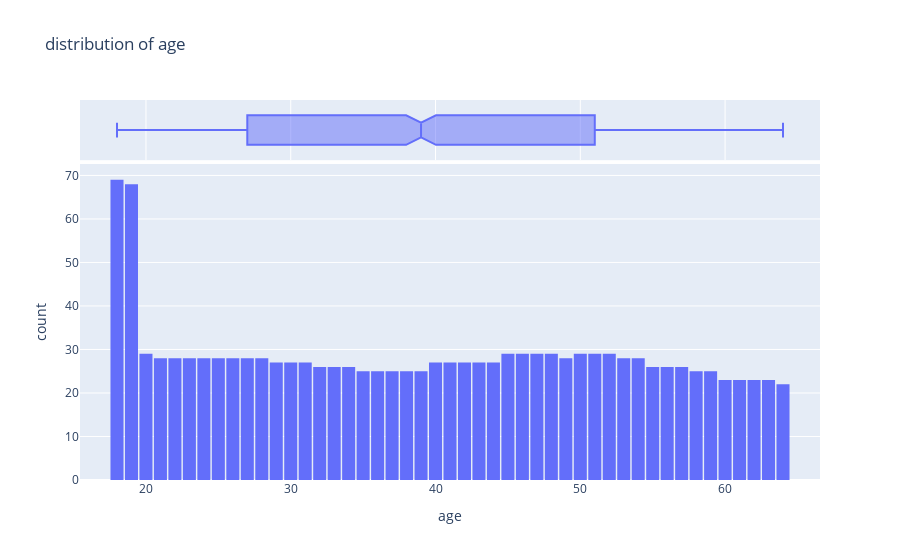

Notebook code for this chart:
### Code cell
fig = px.histogram(df, x='age', marginal='box', nbins=47, title="distribution of age")
fig.update_layout( bargap=0.1)
fig.show()

### Figure 1 — Plotly figure (JSON) as saved in the notebook; plotly's stock layout.template omitted (floating-point values rounded to 4 significant figures; data arrays with more than 128 entries replaced by an {"elided": "..."} marker saying what was removed)
{"data": [{"alignmentgroup": "True", "bingroup": "x", "hovertemplate": "age=%{x}<br>count=%{y}<extra></extra>", "legendgroup": "", "marker": {"color": "#636efa", "pattern": {"shape": ""}}, "name": "", "nbinsx": 47, "offsetgroup": "", "orientation": "v", "showlegend": false, "type": "histogram", "x": {"elided": "1338 int values"}, "xaxis": "x", "yaxis": "y"}, {"alignmentgroup": "True", "hovertemplate": "age=%{x}<extra></extra>", "legendgroup": "", "marker": {"color": "#636efa"}, "name": "", "notched": true, "offsetgroup": "", "showlegend": false, "type": "box", "x": {"elided": "1338 int values"}, "xaxis": "x2", "yaxis": "y2"}], "layout": {"bargap": 0.1, "barmode": "relative", "legend": {"tracegroupgap": 0}, "title": {"text": "distribution of age"}, "xaxis": {"anchor": "y", "domain": [0, 1], "title": {"text": "age"}}, "xaxis2": {"anchor": "y2", "domain": [0, 1], "matches": "x", "showgrid": true, "showticklabels": false}, "yaxis": {"anchor": "x", "domain": [0, 0.8316], "title": {"text": "count"}}, "yaxis2": {"anchor": "x2", "domain": [0.8416, 1], "matches": "y2", "showgrid": false, "showline": false, "showticklabels": false, "ticks": ""}}}
